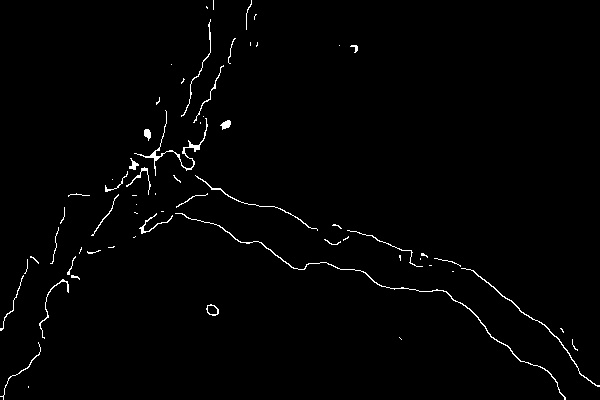
#> input picture Contours/a3.jpg, 600 x 400 px
$ python test.py   (older library calls are emulated)
#> lines starting #> are read from the running program, lines starting #| are printed output that depends on the picture; after the words box and inside, x2 and y2 are one past the last pixel; in counts of white or black regions, pixels touching at a corner belong together; long printed decimals are rounded
import cv2
import numpy as np

areasum=0

src = cv2.imread("a3.jpg", 1) #image path dalo
#> src is the input picture: shape (400, 600, 3); min 0, max 255, mean 3.4

height, width, channels = src.shape
#> height = 400; width = 600; channels = 3


# print(channels)

gray = cv2.cvtColor(src, cv2.COLOR_BGR2GRAY) # grayscale, jarurat naiye but incase image hoga toh rehnediya. vaise abhi binary hi hai so no issues
blur = cv2.blur(gray, (3, 3)) # iska bhi vaise jarurat naiye par better result deray thoda. not noteworthy
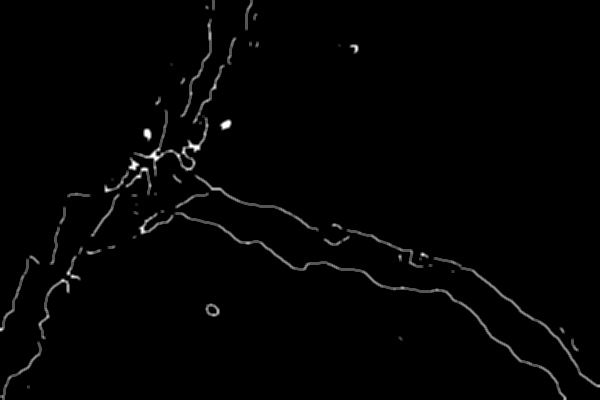
#> blur: shape (400, 600); min 0, max 255, mean 3.4
ret, thresh = cv2.threshold(blur, 50, 255, cv2.THRESH_BINARY)
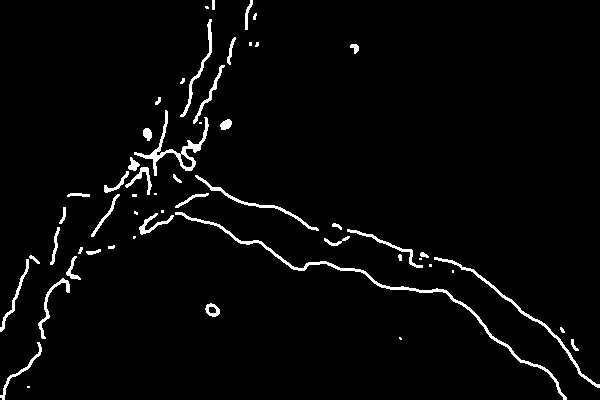
#> thresh: shape (400, 600); 3% white; 55 white regions (15 under 20 px)

im2, contours, hierarchy = cv2.findContours(thresh, cv2.RETR_TREE, cv2.CHAIN_APPROX_SIMPLE)
#> contours = 57 contours, 22 with area under 20; largest, box (x1, y1, x2, y2) and area: (175, 212, 567, 400) 992, (134, 110, 209, 176) 666, (434, 257, 600, 388) 462, (195, 175, 319, 231) 298, (180, 19, 212, 117) 234


# hull array
hull = []

# no of points for each contor
for i in range(len(contours)):
    # convex hull obj for each contour
    hull.append(cv2.convexHull(contours[i], False))
#> this loop made 57 passes
#> after the loop, hull = 57 contours, 21 with area under 20; largest, box (x1, y1, x2, y2) and area: (175, 212, 567, 400) 11916, (134, 110, 209, 176) 3305, (434, 257, 600, 388) 2941, (195, 175, 319, 231) 1106, (38, 278, 70, 339) 928


# empty kala dabba
drawing = np.zeros((thresh.shape[0], thresh.shape[1], 3), np.uint8)

cv2.imshow('draw',drawing)


# draw contours and hull points
for i in range(len(contours)):
    color_contours = (0, 255, 0) # green contour
    color = (255, 0, 0) # blue contour
    # ek ek karke draw green contour
    # cv2.drawContours(drawing, contours, i, color_contours, 1, 8, hierarchy)
    # draw blue convex
    cv2.drawContours(drawing, hull, i, color, 1, 8)
    # print(cv2.contourArea(hull)) #IDHAR KAAM KARNA HAI
    cnt = hull[i]
    M=cv2.moments(cnt)
    # print(M)
    area = cv2.contourArea(cnt)
    areasum=areasum+area
#> this loop made 57 passes
#> (area, areasum) on passes 2, 3, 6, 7, 8, 11, 13, 14, 15, 17, 18, 21: (623.5, 625.5), (42, 667.5), (137, 820), (48.5, 868.5), (927.5, 1796), (447.5, 2249.5), (2941, 5192.5), (205, 5397.5), (31.5, 5429), (26.5, 5471), (45, 5516), (142.5, 5689)
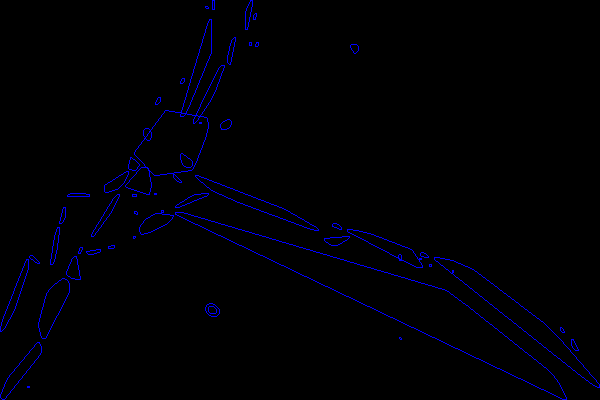
#> drawing: shape (400, 600, 3); mean of channels 0, 1, 2 4, 0, 0; drawn as B, G, R
#> after the loop, areasum = 26426.5
    # print(areasum)


print(areasum)
#| 26426.5
frameSize = width * height
#> frameSize = 240000

intensity =  areasum/frameSize
#> intensity = 0.11

print("Intensity")
print(intensity * 100)
#| 11.011

cv2.imshow('draw',drawing)
cv2.waitKey(0)

$ run again, with Contours/a1.jpg copied over Contours/a3.jpg
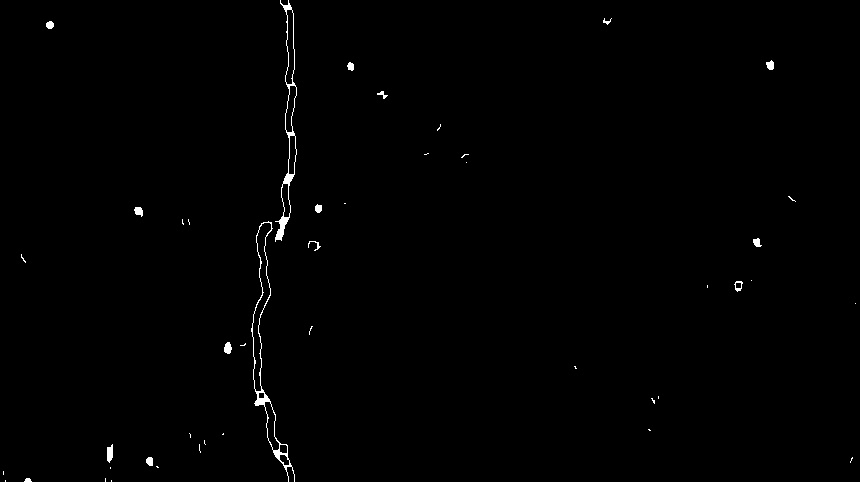
#> input picture Contours/a1.jpg, 860 x 482 px
#> src is the input picture: shape (482, 860, 3); min 0, max 255, mean 1.5
#> `ret, thresh = cv2.threshold(blur, 50, 255, cv2.THRESH_BINARY)`:
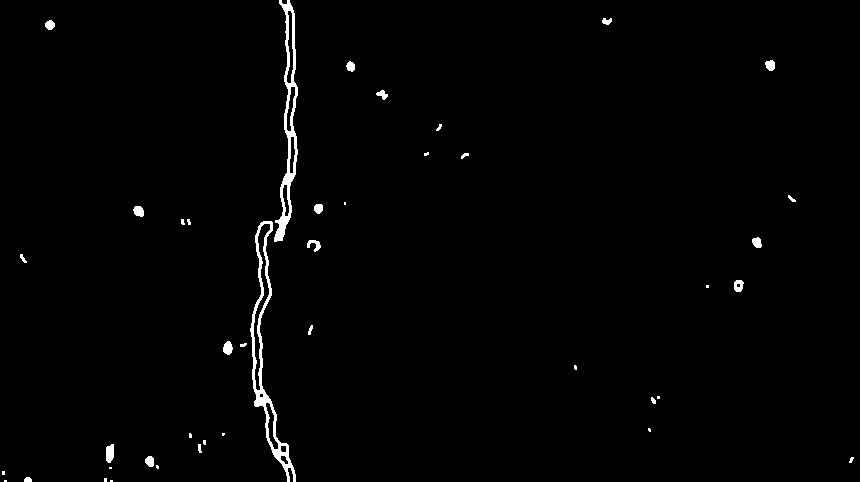
#> thresh: shape (482, 860); 1.2% white; 42 white regions (18 under 20 px)
#> contours = 52 contours, 27 with area under 20; largest, box (x1, y1, x2, y2) and area: (250, 221, 296, 482) 2594, (274, 0, 298, 242) 2042, (253, 223, 271, 391) 888, (286, 10, 294, 84) 314, (265, 402, 279, 450) 252
#> the loop `for i in range(len(contours)):` made 52 passes
#> after the loop `for i in range(len(contours)):`: hull = 52 contours, 25 with area under 20; largest, box (x1, y1, x2, y2) and area: (250, 221, 296, 482) 6856, (274, 0, 298, 242) 4294, (253, 223, 271, 391) 1972, (286, 10, 294, 84) 436, (265, 402, 279, 450) 357
#> the loop `for i in range(len(contours)):` made 52 passes
#> (area, areasum) on passes 4, 9, 11, 20, 21, 23, 25, 26: (24, 34), (65, 125), (110.5, 255), (90.5, 411), (23, 434), (85, 523), (25, 562), (111.5, 673.5)
#> after the loop `for i in range(len(contours)):`:
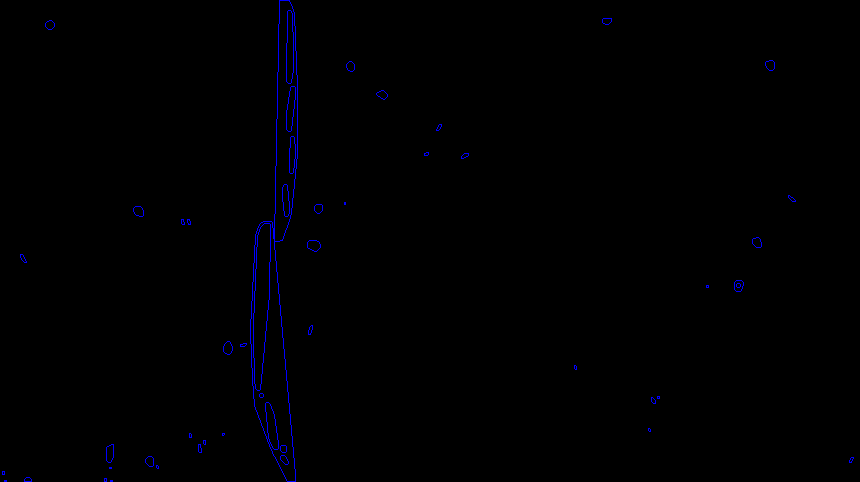
#> drawing: shape (482, 860, 3); mean of channels 0, 1, 2 1.6, 0, 0; drawn as B, G, R
#> after the loop `for i in range(len(contours)):`: areasum = 15932.5
#| 15932.5
#> intensity = 0.0384
#| 3.844

$ run again, with Contours/a2.jpg copied over Contours/a3.jpg
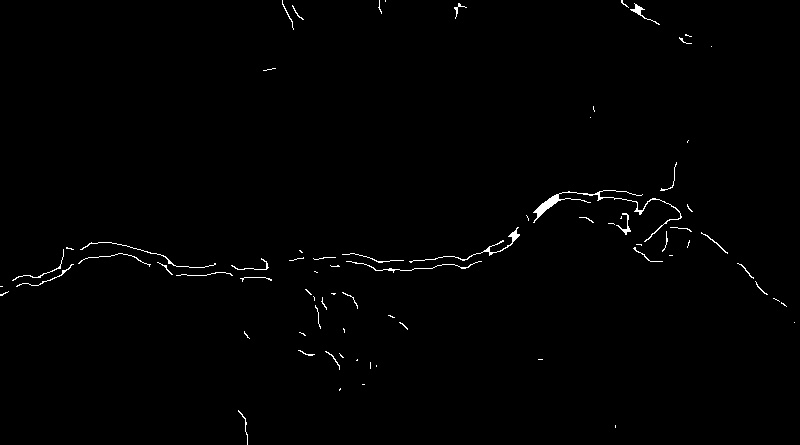
#> input picture Contours/a2.jpg, 800 x 445 px
#> src is the input picture: shape (445, 800, 3); min 0, max 255, mean 2
#> `ret, thresh = cv2.threshold(blur, 50, 255, cv2.THRESH_BINARY)`:
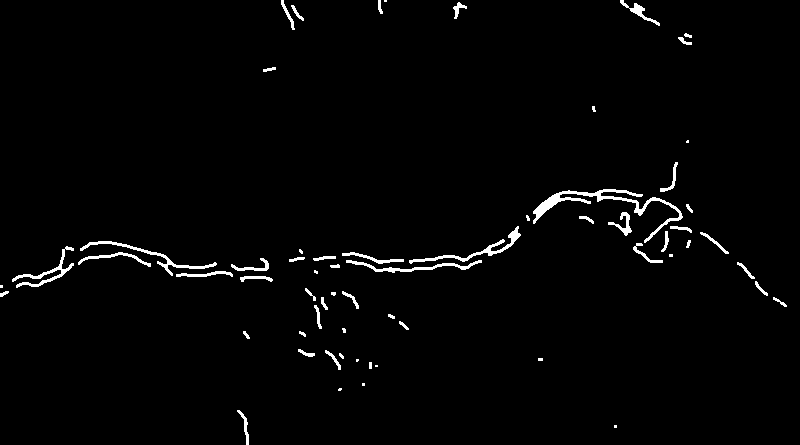
#> thresh: shape (445, 800); 1.8% white; 63 white regions (17 under 20 px)
#> contours = 63 contours, 25 with area under 20; largest, box (x1, y1, x2, y2) and area: (533, 189, 683, 243) 880, (409, 226, 521, 264) 384, (80, 241, 217, 276) 347, (12, 246, 74, 288) 316, (346, 260, 482, 273) 298
#> the loop `for i in range(len(contours)):` made 63 passes
#> after the loop `for i in range(len(contours)):`: hull = 63 contours, 22 with area under 20; largest, box (x1, y1, x2, y2) and area: (533, 189, 683, 243) 5557, (80, 241, 217, 276) 2120, (409, 226, 521, 264) 1627, (12, 246, 74, 288) 1268, (346, 260, 482, 273) 1244
#> the loop `for i in range(len(contours)):` made 63 passes
#> (area, areasum) on passes 2, 10, 11, 13, 15, 17, 18, 19: (171.5, 175.5), (91, 312), (61, 373), (21.5, 411.5), (26.5, 448), (81.5, 545.5), (37.5, 583), (40, 623)
#> after the loop `for i in range(len(contours)):`:
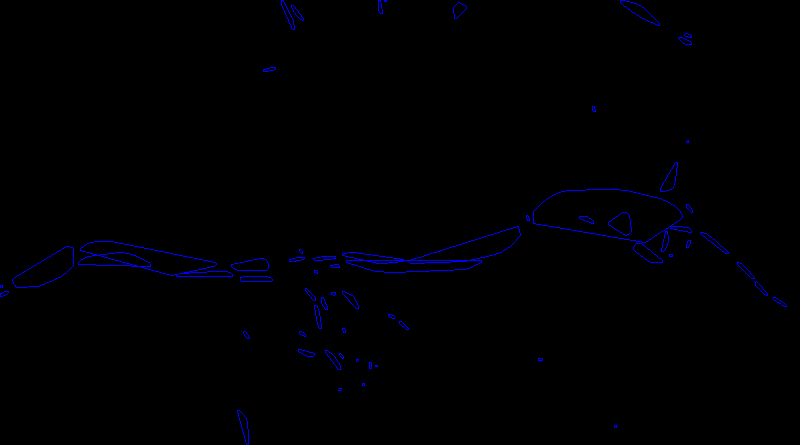
#> drawing: shape (445, 800, 3); mean of channels 0, 1, 2 2.3, 0, 0; drawn as B, G, R
#> after the loop `for i in range(len(contours)):`: areasum = 16561.5
#| 16561.5
#> intensity = 0.0465
#| 4.652

$ run again, with Contours/a4.jpg copied over Contours/a3.jpg
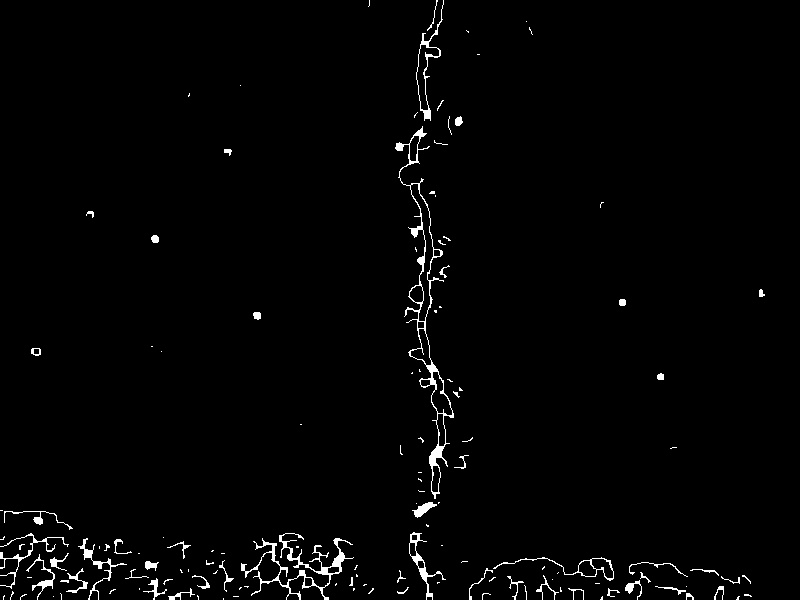
#> input picture Contours/a4.jpg, 800 x 600 px
#> src is the input picture: shape (600, 800, 3); min 0, max 255, mean 4.4
#> `ret, thresh = cv2.threshold(blur, 50, 255, cv2.THRESH_BINARY)`:
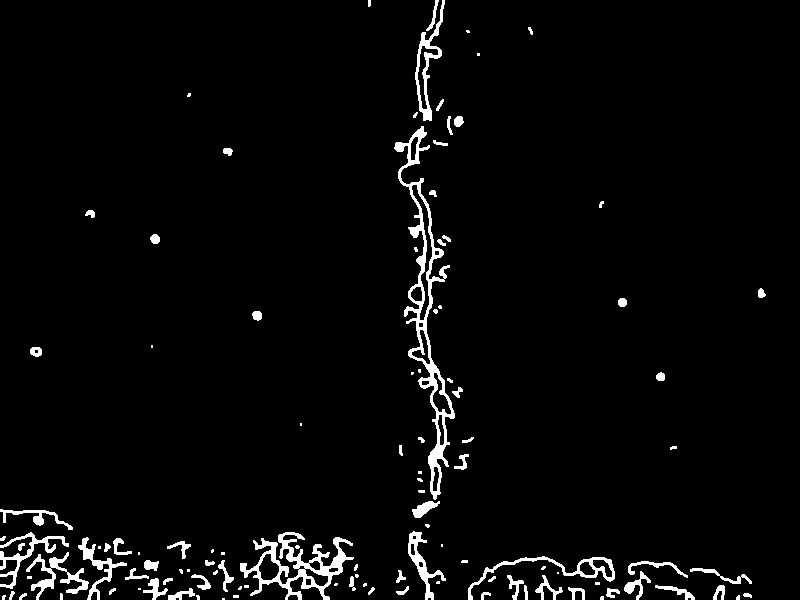
#> thresh: shape (600, 800); 3.4% white; 113 white regions (40 under 20 px)
#> contours = 136 contours, 58 with area under 20; largest, box (x1, y1, x2, y2) and area: (394, 126, 455, 500) 4807, (240, 532, 354, 600) 2628, (415, 0, 445, 121) 1058, (468, 556, 615, 600) 947, (411, 184, 433, 321) 763
#> the loop `for i in range(len(contours)):` made 136 passes
#> after the loop `for i in range(len(contours)):`: hull = 136 contours, 54 with area under 20; largest, box (x1, y1, x2, y2) and area: (394, 126, 455, 500) 13928, (240, 532, 354, 600) 6234, (468, 556, 615, 600) 4294, (0, 532, 69, 589) 2346, (26, 552, 89, 600) 2203
#> the loop `for i in range(len(contours)):` made 136 passes
#> (area, areasum) on passes 7, 9, 10, 11, 12, 13, 15, 16: (24.5, 75), (23.5, 110), (46, 156), (24.5, 180.5), (93, 273.5), (180.5, 454), (21, 477), (160.5, 637.5)
#> after the loop `for i in range(len(contours)):`:
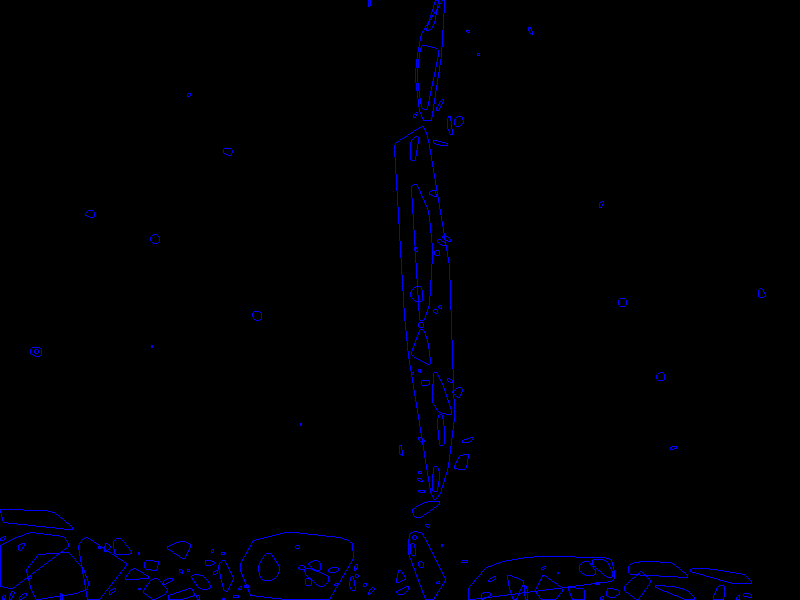
#> drawing: shape (600, 800, 3); mean of channels 0, 1, 2 3.3, 0, 0; drawn as B, G, R
#> after the loop `for i in range(len(contours)):`: areasum = 47921.5
#| 47921.5
#> intensity = 0.0998
#| 9.984
